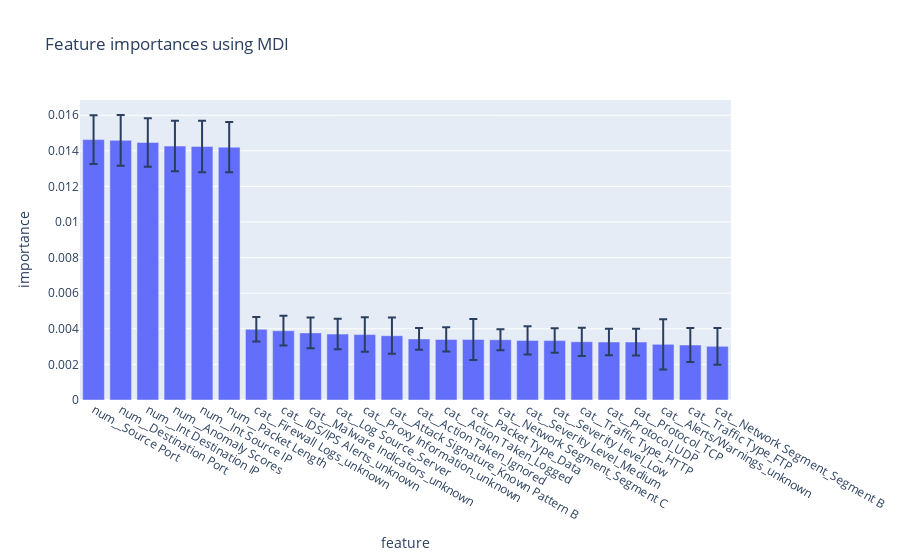

The notebook cell saved with this chart:
### Markdown cell above
### Feature Importance

### Code cell
importances = base_model.named_steps['classifier'].feature_importances_
std = np.std([tree.feature_importances_ for tree in base_model.named_steps['classifier'].estimators_], axis=0)
feature_names = [f"{x}" for x in base_model.named_steps["preprocessor"].get_feature_names_out()]
forest_importances = pd.DataFrame({"feature": feature_names, "importance": importances, "std": std}).sort_values("importance", ascending=False)

fig = px.bar(forest_importances[forest_importances["importance"] > 0.001],x="feature",y="importance", error_y="std", title="Feature importances using MDI")
fig.show()

### Figure 1 — Plotly figure (JSON) as saved in the notebook; plotly's stock layout.template omitted (floating-point values rounded to 4 significant figures)
{"data": [{"error_y": {"array": [0.001369, 0.001422, 0.001361, 0.001418, 0.001441, 0.001409, 0.0006878, 0.0008352, 0.0008631, 0.0008566, 0.0009675, 0.001015, 0.0006107, 0.0006764, 0.001152, 0.0005863, 0.0007974, 0.000686, 0.0007937, 0.0007423, 0.0007494, 0.001418, 0.0009588, 0.001026]}, "hovertemplate": "feature=%{x}<br>importance=%{y}<extra></extra>", "legendgroup": "", "marker": {"color": "#636efa", "pattern": {"shape": ""}}, "name": "", "orientation": "v", "showlegend": false, "textposition": "auto", "type": "bar", "x": ["num__Source Port", "num__Destination Port", "num__Int Destination IP", "num__Anomaly Scores", "num__Int Source IP", "num__Packet Length", "cat__Firewall Logs_unknown", "cat__IDS/IPS Alerts_unknown", "cat__Malware Indicators_unknown", "cat__Log Source_Server", "cat__Proxy Information_unknown", "cat__Attack Signature_Known Pattern B", "cat__Action Taken_Ignored", "cat__Action Taken_Logged", "cat__Packet Type_Data", "cat__Network Segment_Segment C", "cat__Severity Level_Medium", "cat__Severity Level_Low", "cat__Traffic Type_HTTP", "cat__Protocol_UDP", "cat__Protocol_TCP", "cat__Alerts/Warnings_unknown", "cat__Traffic Type_FTP", "cat__Network Segment_Segment B"], "xaxis": "x", "y": [0.01463, 0.01459, 0.01447, 0.01427, 0.01424, 0.01421, 0.003973, 0.003892, 0.003771, 0.003704, 0.003675, 0.003614, 0.003432, 0.003405, 0.003404, 0.003386, 0.00335, 0.003338, 0.003272, 0.003257, 0.003256, 0.003125, 0.00309, 0.003013], "yaxis": "y"}], "layout": {"barmode": "relative", "legend": {"tracegroupgap": 0}, "title": {"text": "Feature importances using MDI"}, "xaxis": {"anchor": "y", "domain": [0, 1], "title": {"text": "feature"}}, "yaxis": {"anchor": "x", "domain": [0, 1], "title": {"text": "importance"}}}}
